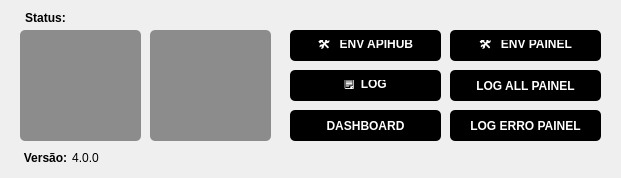
<?xml version="1.0" encoding="UTF-8"?>
<ui version="4.0">
 <class>GerenciadorServicos</class>
 <widget class="QMainWindow" name="GerenciadorServicos">
  <property name="geometry">
   <rect>
    <x>0</x>
    <y>0</y>
    <width>621</width>
    <height>178</height>
   </rect>
  </property>
  <property name="minimumSize">
   <size>
    <width>621</width>
    <height>100</height>
   </size>
  </property>
  <property name="maximumSize">
   <size>
    <width>621</width>
    <height>500</height>
   </size>
  </property>
  <property name="windowTitle">
   <string>Gestor Apihub 25.03</string>
  </property>

  <widget class="QWidget" name="centralwidget">

   <!-- LABEL STATUS (ESQUERDA) -->
   <widget class="QLabel" name="lblStatusServico_5">
    <property name="geometry">
     <rect>
      <x>20</x>
      <y>10</y>
      <width>51</width>
      <height>16</height>
     </rect>
    </property>
    <property name="text">
     <string>Status:</string>
    </property>
    <property name="alignment">
     <set>Qt::AlignCenter</set>
    </property>
    <property name="font">
     <font>
      <weight>75</weight>
      <bold>true</bold>
     </font>
    </property>
   </widget>

   <!-- LABEL DE STATUS DINÂMICO -->
   <widget class="QLabel" name="lblStatusServico">
    <property name="geometry">
     <rect>
      <x>80</x>
      <y>10</y>
      <width>121</width>
      <height>16</height>
     </rect>
    </property>
    <property name="text">
     <string>&lt;html&gt;&lt;head/&gt;&lt;body&gt;&lt;p&gt;&lt;br/&gt;&lt;/p&gt;&lt;/body&gt;&lt;/html&gt;</string>
    </property>
    <property name="alignment">
     <set>Qt::AlignCenter</set>
    </property>
   </widget>

   <!-- LABEL VERSÃO -->
   <widget class="QLabel" name="lblStatusServico_3">
    <property name="geometry">
     <rect>
      <x>20</x>
      <y>150</y>
      <width>51</width>
      <height>16</height>
     </rect>
    </property>
    <property name="text">
     <string>Versão:</string>
    </property>
    <property name="font">
     <font>
      <weight>75</weight>
      <bold>true</bold>
     </font>
    </property>
    <property name="alignment">
     <set>Qt::AlignCenter</set>
    </property>
   </widget>

   <!-- LABEL NUMERO DA VERSÃO -->
   <widget class="QLabel" name="lblStatusServico_4">
    <property name="geometry">
     <rect>
      <x>70</x>
      <y>150</y>
      <width>31</width>
      <height>16</height>
     </rect>
    </property>
    <property name="text">
     <string>4.0.0</string>
    </property>
    <property name="alignment">
     <set>Qt::AlignCenter</set>
    </property>
   </widget>


   <!-- BOTÃO INSTALAR -->
   <widget class="QPushButton" name="btnInstalar">
    <property name="geometry">
     <rect>
      <x>20</x>
      <y>30</y>
      <width>121</width>
      <height>111</height>
     </rect>
    </property>
    <property name="styleSheet">
     <string notr="true">QPushButton {
    color: rgb(255, 255, 255);
    background-color: rgb(140, 140, 140);
    font-weight: bold;
    font-size:80px;
    border-radius: 5px;
    border: none;
    padding: 10px;
}

QPushButton:pressed {
    background-color: rgb(0, 197, 0);
    padding-top: 12px;
}
QPushButton:hover {
    background-color: rgb(0, 197, 0);
    padding-top: 12px;
}
</string>
    </property>
   </widget>


   <!-- BOTÃO SERVIÇO -->
   <widget class="QPushButton" name="btnServico">
    <property name="geometry">
     <rect>
      <x>150</x>
      <y>30</y>
      <width>121</width>
      <height>111</height>
     </rect>
    </property>
    <property name="styleSheet">
     <string notr="true">QPushButton {
    color: rgb(255, 255, 255);
    background-color: rgb(140, 140, 140);
    font-weight: bold;
    font-size:80px;
    border-radius: 5px;
    border: none;
    padding: 10px;
}

QPushButton:pressed {
    background-color: rgb(217, 83,79);
    padding-top: 12px;
}
QPushButton:hover {
    background-color: rgb(217, 83,79);
    padding-top: 12px;
}
</string>
    </property>
   </widget>


   <!-- BOTÃO EDITAR ENV -->
   <widget class="QPushButton" name="btnEditarEnv">
    <property name="geometry">
     <rect>
      <x>290</x>
      <y>30</y>
      <width>151</width>
      <height>31</height>
     </rect>
    </property>
    <property name="text">
     <string>🛠️   ENV APIHUB</string>
    </property>
    <property name="styleSheet">
     <string notr="true">QPushButton {
    background-color: rgb(0, 0, 0);
    color: rgb(255, 255, 255);
    font-weight: bold;
    border-radius: 5px;
    border: none;
    padding: 10px 20px;
    transition: all 0.3s ease;
}
QPushButton:hover {
    background-color: rgb(0, 50, 100);
    transform: scale(1.05);
    box-shadow: 
        0 0 15px rgba(255, 255, 255, 0.2),
        0 4px 10px rgba(0, 0, 0, 0.5);
}
</string>
    </property>
   </widget>


   <!-- BOTÃO LOG -->
   <widget class="QPushButton" name="btnAbrirLog">
    <property name="geometry">
     <rect>
      <x>290</x>
      <y>70</y>
      <width>151</width>
      <height>31</height>
     </rect>
    </property>
    <property name="text">
     <string>🗒️  LOG</string>
    </property>
    <property name="styleSheet">
     <string notr="true">QPushButton {
    background-color: rgb(0, 0, 0);
    color: rgb(255, 255, 255);
    font-weight: bold;
    border-radius: 5px;
    border: none;
    padding: 10px 20px;
    transition: all 0.3s ease;
}
QPushButton:hover {
    background-color: rgb(0, 50, 100);
    transform: scale(1.05);
    box-shadow:
        0 0 15px rgba(255, 255, 255, 0.2),
        0 4px 10px rgba(0, 0, 0, 0.5);
}
</string>
    </property>
   </widget>


   <!-- BOTÃO DASHBOARD -->
   <widget class="QPushButton" name="btnAbrirDash">
    <property name="geometry">
     <rect>
      <x>290</x>
      <y>110</y>
      <width>151</width>
      <height>31</height>
     </rect>
    </property>
    <property name="text">
     <string>DASHBOARD</string>
    </property>
    <property name="styleSheet">
     <string notr="true">QPushButton {
    background-color: rgb(0, 0, 0);
    color: rgb(255, 255, 255);
    font-weight: bold;
    border-radius: 5px;
    border: none;
    padding: 10px 20px;
    transition: all 0.3s ease;
}
QPushButton:hover {
    background-color: rgb(0, 50, 100);
    transform: scale(1.05);
    box-shadow:
        0 0 15px rgba(255, 255, 255, 0.2),
        0 4px 10px rgba(0, 0, 0, 0.5);
}
</string>
    </property>
   </widget>


   <!-- BOTÃO ENV PAINEL -->
   <widget class="QPushButton" name="btnPainel">
    <property name="geometry">
     <rect>
      <x>450</x>
      <y>30</y>
      <width>151</width>
      <height>31</height>
     </rect>
    </property>
    <property name="text">
     <string>🛠️   ENV PAINEL</string>
    </property>
    <property name="styleSheet">
     <string notr="true">QPushButton {
    background-color: rgb(0, 0, 0);
    color: rgb(255, 255, 255);
    font-weight: bold;
    border-radius: 5px;
    border: none;
    padding: 10px 20px;
    transition: all 0.3s ease;
}
QPushButton:hover {
    background-color: rgb(0, 50, 100);
    transform: scale(1.05);
    box-shadow:
        0 0 15px rgba(255, 255, 255, 0.2),
        0 4px 10px rgba(0, 0, 0, 0.5);
}
</string>
    </property>
   </widget>


   <!-- LOG ALL -->
   <widget class="QPushButton" name="btnLogAll">
    <property name="geometry">
     <rect>
      <x>450</x>
      <y>70</y>
      <width>151</width>
      <height>31</height>
     </rect>
    </property>
    <property name="text">
     <string>LOG ALL PAINEL</string>
    </property>
    <property name="styleSheet">
     <string notr="true">QPushButton {
    background-color: rgb(0, 0, 0);
    color: rgb(255, 255, 255);
    font-weight: bold;
    border-radius: 5px;
    border: none;
    padding: 10px 20px;
    transition: all 0.3s ease;
}
QPushButton:hover {
    background-color: rgb(0, 50, 100);
    transform: scale(1.05);
    box-shadow:
        0 0 15px rgba(255, 255, 255, 0.2),
        0 4px 10px rgba(0, 0, 0, 0.5);
}
</string>
    </property>
   </widget>


   <!-- LOG ERRO -->
   <widget class="QPushButton" name="btnLogErr">
    <property name="geometry">
     <rect>
      <x>450</x>
      <y>110</y>
      <width>151</width>
      <height>31</height>
     </rect>
    </property>
    <property name="text">
     <string>LOG ERRO PAINEL</string>
    </property>
    <property name="styleSheet">
     <string notr="true">QPushButton {
    background-color: rgb(0, 0, 0);
    color: rgb(255, 255, 255);
    font-weight: bold;
    border-radius: 5px;
    border: none;
    padding: 10px 20px;
    transition: all 0.3s ease;
}
QPushButton:hover {
    background-color: rgb(0, 50, 100);
    transform: scale(1.05);
    box-shadow:
        0 0 15px rgba(255, 255, 255, 0.2),
        0 4px 10px rgba(0, 0, 0, 0.5);
}
</string>
    </property>
   </widget>

  </widget>

 </widget>

 <resources/>
 <connections/>
</ui>
